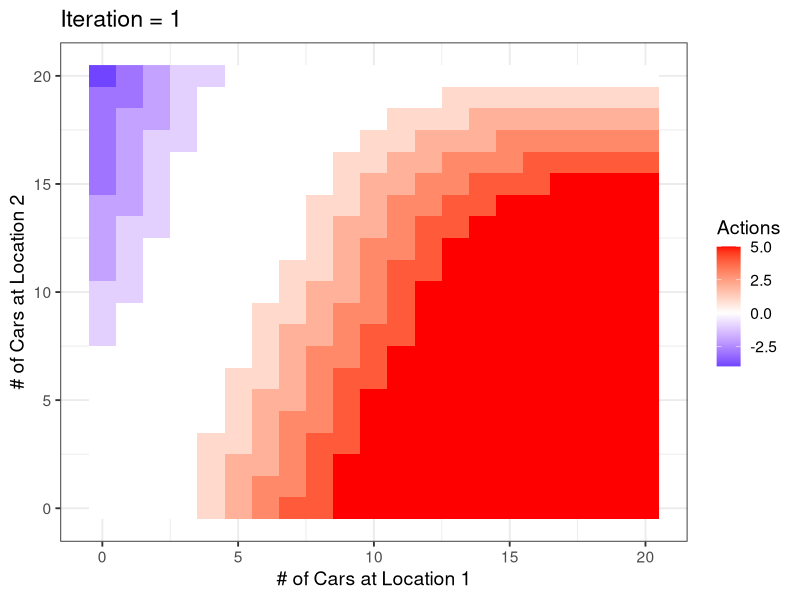
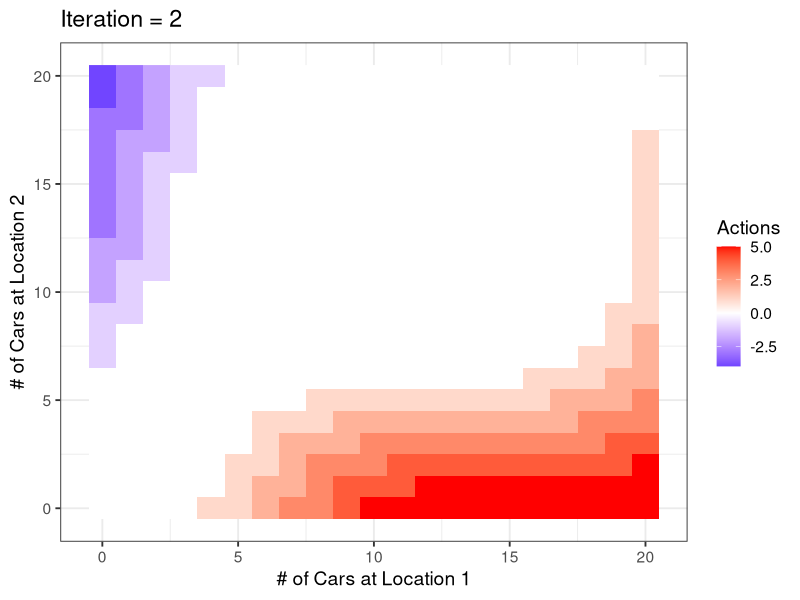
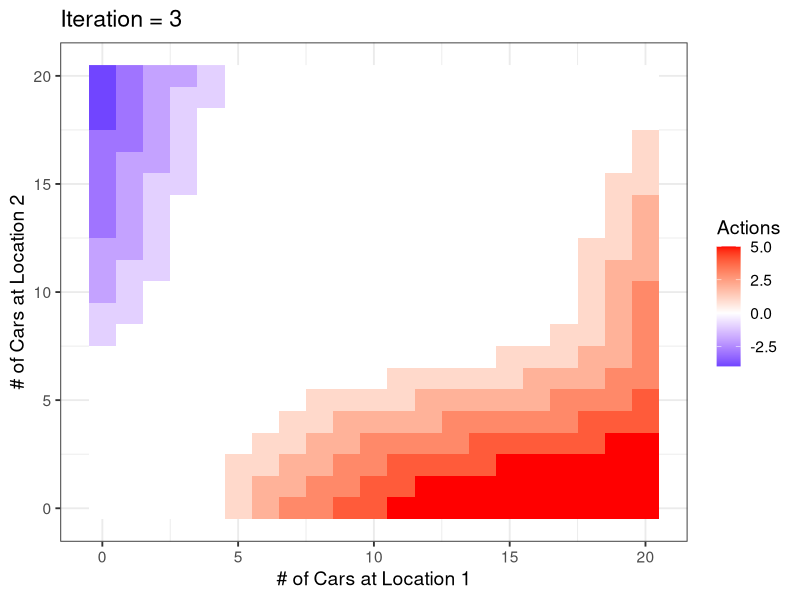
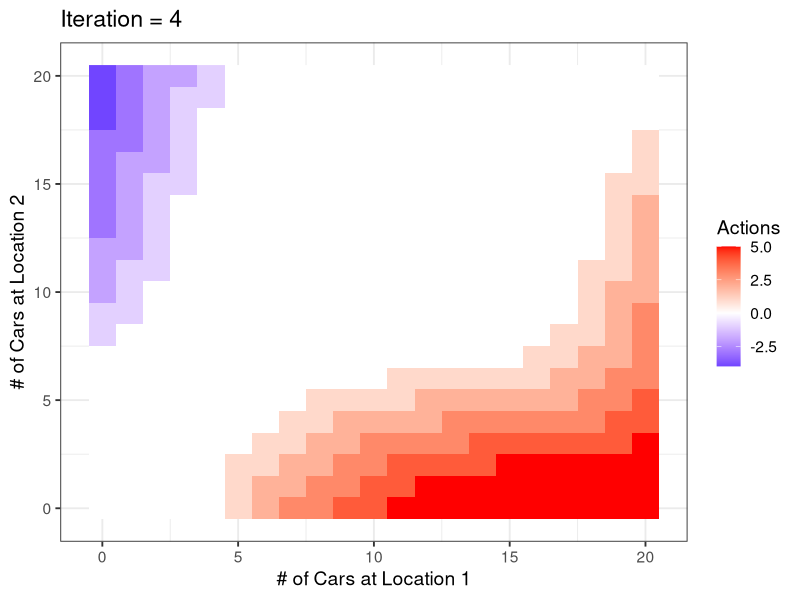
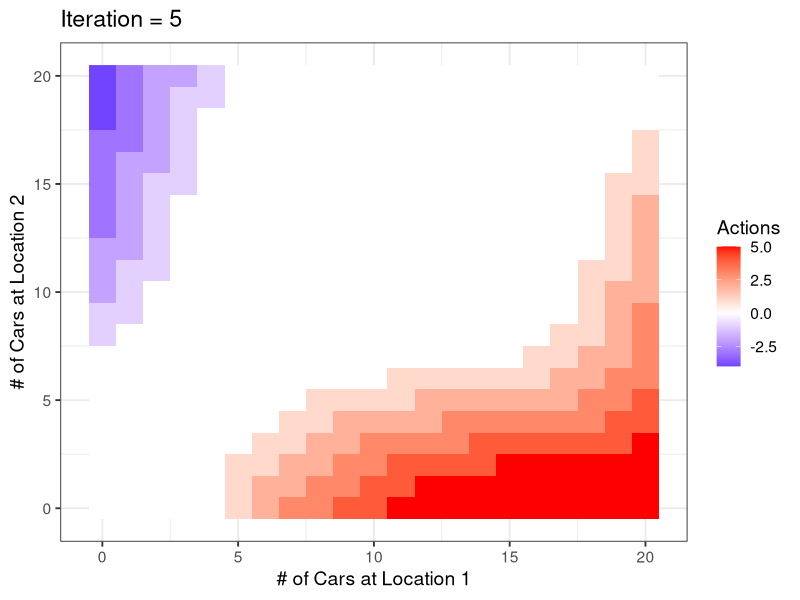
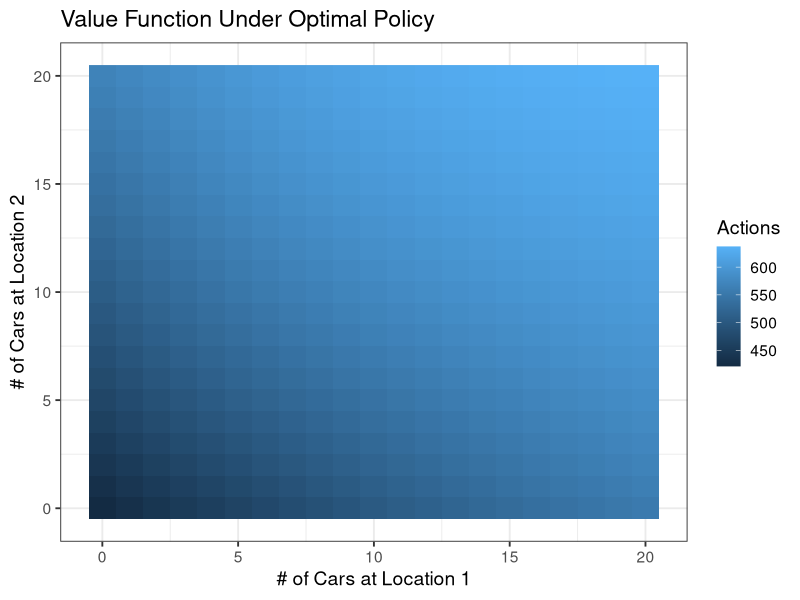

The R source for these figures, in order:
## ---- chunk 1
######### MDP function to compute p(s' | s, a) and E(r | s, a) ##########
MDP_prob <- function(s, a){
  ##need to ensure: max(s[1]-20, -s[2], -5) <= a <= min(s[1], 20-s[2], 5)
  
  ##### update state #####
  s[1] <- s[1] - a
  s[2] <- s[2] + a
  
  ##### compute E(r|s,a) #####
  R1 <- -2 * abs(a)        #cost of moving cars
  pd1 <- prob_rent(s[1], lambda = 3)
  pd2 <- prob_rent(s[2], lambda = 4)
  p1 <- pd1$prob
  p2 <- pd2$prob
  R2 <- 0                 # expectation of money earned
  for (j in 0:s[1]){
    for (k in 0:s[2]){
      r <- 10 * (j+k)* p1[j+1]*p2[k+1]
      R2 <- R2 + r
    }
  } 
  R_expected <- R1  + R2   
  
  ##### compute p(s'|s,a) #####
  p_end1 <- prob_end(s[1], lambda=3, p1)
  p_end2 <- prob_end(s[2], lambda=2, p2)
  P_trans <- c(tcrossprod(p_end1, p_end2))
  
  return(list(P_trans = P_trans, R_expected = R_expected))
}

########## probability of # of cars rented for one location ##########
prob_rent <- function(current, lambda){
  if (current==0){
    p <- 1
  } else {
    p <- dpois(x = 0:(current-1), lambda = lambda)
    p <- c(p, 1-sum(p))
  }
  return(data.frame(rent=0:current, prob=p))
}

########## probability of # of cars at night for one location ##########
prob_end <- function(current, lambda, p_rent){
  p_end <- rep(0, 21)
  p_rent <- 
    p_rent_rev <- p_rent[length(p_rent):1]
  for (j in 0:current){ ## j is the number of cars after rent
    if (j==20){
      p <- 1
    } else {
      p <- dpois(x = c(0:(19-j)), lambda = lambda)
      p <- c(p, 1-sum(p))
    }
    idx <- (j:20)
    p_end[idx+1] <- p_end[idx+1] + p * p_rent_rev[j+1]
  }
  return(p_end)
}
## ---- chunk 2
## policy function (initial)
policy0 <- function(s, a){
  p <- ifelse(a==0, 1, 0)
  return (p)
}
## ---- chunk 3
############# policy evaluation #############
policy_eva <- function(gamma, policy, ...){
  s_all <- expand.grid(0:20, 0:20)
  m <- nrow(s_all)
  R <- rep(0, m)
  H <- matrix(0, m, m)
  for (j in 1:m){
    for (a in (-5:5)){
      s <- as.numeric(s_all[j,])
      lb <- max(s[1]-20, -s[2])
      ub <- min(s[1], 20-s[2])
      if ((a>=lb) & (a<=ub)) { ## check if a is proper
        p_as <- policy(s, a, ...)
        mdp_out <- MDP_prob(s, a)
        r <- mdp_out$R_expected
        p_ssa <- mdp_out$P_trans
        R[j] <- R[j] + p_as * r
        H[j,] <- H[j,] + p_as * p_ssa
      }
    }
  }
  
  V <- solve(diag(m) - gamma * H) %*% R
  V_mat <- matrix(V, 21, 21)
  return(V_mat)
}
## ---- chunk 4
Q_value <- function(gamma, V){
  s_all <- expand.grid(0:20, 0:20)
  m <- nrow(s_all)
  a_all <- (-5:5)
  out <- matrix(-1e4, m, length(a_all))
  for (j in 1:m){
    s <- as.numeric(s_all[j,])
    for (a in a_all){
      lb <- max(s[1]-20, -s[2])
      ub <- min(s[1], 20-s[2])
      if ((a>=lb) & (a<=ub)) { ## check if a is proper
        mdp_out <- MDP_prob(s, a)
        r <- mdp_out$R_expected
        p_ssa <- mdp_out$P_trans
        out[j,a+6] <- r + gamma * crossprod(p_ssa, V)
        }
    }
  }
  return(out)
}
## ---- chunk 5
policy_iter <- function(gamma, policy0, tol=1e-3){
  V_mat0 <- policy_eva(gamma=gamma, policy=policy0)  # V value for initial policy
  V0 <- c(V_mat0)
  Q0 <- Q_value(gamma, V0)                           # Q value for initial policy
  dict0 <- apply(Q0, 1, which.max) - 6               # update policy
  ii <- 0 
  while(1){
    ii <- ii + 1
    V_mat1 <- policy_eva(gamma=gamma, policy=policy_improve, dict=dict0) # V value for updated policy
    V1 <- c(V_mat1)
    policy_mat0 <- matrix(dict0, 21, 21)
    pp <- plot_policy(dict0, title=paste0("Iteration = ", ii))
    print(pp)
    if (max(abs(V1 - V0)) < tol ){                   # convergence condition 
      break
    } else {
      V0 <- V1
      Q0 <- Q_value(gamma, V0)                       # Q value for updated policy
      dict0 <- apply(Q0, 1, which.max) - 6           # update policy
    }
  }
  return(list(iter=ii, 
              V_mat = V_mat1, 
              policy = policy_mat0))
}


policy_improve <- function(s, a, dict){
  s_all <- expand.grid(0:20, 0:20)
  k <- which( (s[1]==s_all[,1]) & (s[2]==s_all[,2]) )
  p <- ifelse(a==dict[k], 1, 0)
  return(p)
}


plot_policy <- function(dict, title, if_policy=TRUE){
  PD <- as.data.frame(expand.grid(0:20, 0:20))
  names(PD) <- c("s1", "s2")
  PD$Actions <- dict
  pp <- ggplot(data = PD) + 
    geom_raster(aes(x = s1, y = s2, fill = Actions)) +
    xlab("# of Cars at Location 1") + 
    ylab("# of Cars at Location 2") + 
    ggtitle(title) + 
    theme_bw(base_size = 14)
  if (if_policy){
      pp <- pp + 
    scale_fill_gradient2(low="blue", high="red", mid="white", 
                         midpoint = 0) 
  }
  return(pp)
}
## ---- chunk 6
library(ggplot2)
o <- policy_iter(gamma=0.9, policy0=policy0)
## ---- chunk 7
print(plot_policy(c(o$V_mat), title="Value Function Under Optimal Policy", 
                  if_policy=FALSE))
